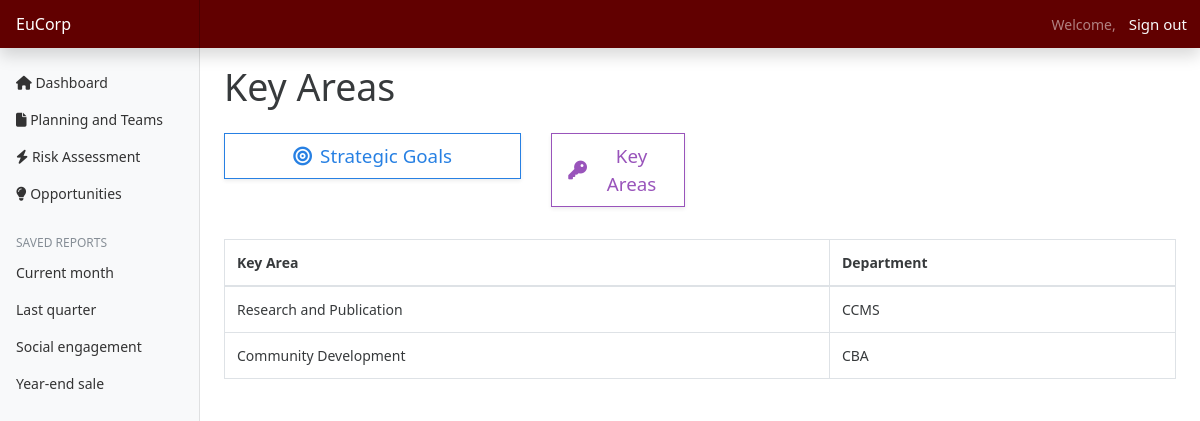
The app's page /plans/key-areas (signed in) with its own data.
### plans/models.py (models this page shows, shortened)
class KeyAreas(models.Model):
    name = models.CharField(max_length=255)
    department = models.ForeignKey(to=DepartmentHeads, on_delete=models.CASCADE)

### departments/models.py (models this page shows, shortened)
class DepartmentHeads(models.Model):
    id = models.AutoField(primary_key=True)
    head = models.ForeignKey(to=User, on_delete=models.CASCADE, default='',)
    department = models.ForeignKey(to=Department, on_delete=models.CASCADE)
    contact_no = models.CharField(max_length=15, blank=True, null=True, default='')
    is_admin = models.BooleanField(default=False)  # Field to identify admin user
    def __str__(self):
        return f"{self.department.name}"

class Department(models.Model):
    name = models.CharField(max_length=255)

### plans/views.py (the view)
# urls.py: path('key-areas',views.getKeyArea,name="keyAreas"),
@login_required(login_url='authentication/login')
def getKeyArea(request):
    keyAreas = KeyAreas.objects.all()
    context = {
        'keyAreas' : keyAreas,
    }
    return render(request, 'plans/keyAreas.html', context)

### templates/plans/keyAreas.html (shortened to what this page needs)
{% extends 'base.html' %}
{% block content %}
<h1>Key Areas</h1>
<div class="row mt-4">
  <div class="col-md-4">
    <a href="{% url 'plans' %}" class="btn btn-outline-primary btn-lg btn-block shadow-sm d-flex align-items-center justify-content-center" role="button">
      <i class="fas fa-bullseye mr-2"></i>
      Strategic Goals
    </a>
  </div>
  <div class="col-md-2 mb-3">
    <a href="{% url 'keyAreas' %}" class="btn btn-outline-info btn-lg btn-block shadow-sm d-flex align-items-center justify-content-center" role="button">
      <i class="fas fa-key mr-2"></i>
      Key Areas
    </a>
  </div>
</div>
<table class="table table-bordered mt-3" id="goalsTable">
    <thead>
        <tr>
            <th scope="col">Key Area</th>
            <th scope="col">Department</th>
        </tr>
    </thead>
    <tbody>
        {% for keyArea in keyAreas %}
        <tr>
            <td>{{ keyArea.name }}</td>
            <td>{{ keyArea.department }}</td>
        </tr>
        {% endfor %}
    </tbody>
</table>
{% endblock %}

### Project/static/css/dashboard.css (style rules this page uses)
body { font-size: 0.875rem; }

### records on screen
KeyAreas: name "Research and Publication", department "CCMS"
KeyAreas: name "Community Development", department "CBA"
